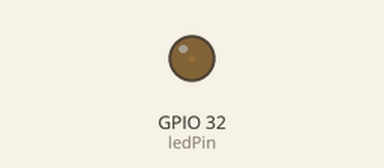
This sketch was run on a simulated ESP32. On the bench: output pins drawn as LEDs (lit = HIGH).

Above: at 0.05 s.
At 2.15 s:
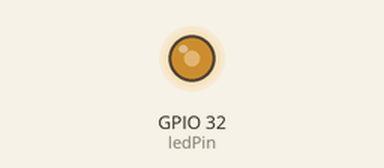
At 3.45 s:
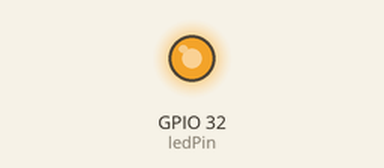
At 6.9 s:
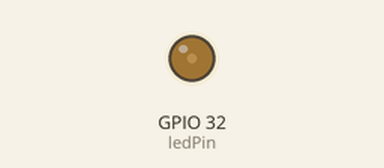
Timing chart, 0 to 10.0 s (numbered marks = the images above):
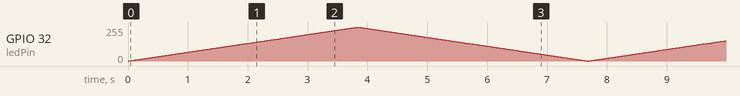

The sketch:

ESP32_LedPWM.ino
```cpp
// Uso de PWM para encender un led

const int ledPin = 32;

// Propiedades de PWM
const int freq = 5000;
const int CanalPWM = 0;
const int resolucion = 8;

void setup(){
  // configuro la funcionalidad del LED a controlar por PWM
  // Estableceremos un canal, el 0 (se puede establecer desde el 0 al 15)
  // Todos los pines IO pueden actuar como salida (menos del 34 al 39)
  // La resolucion sera de 8 bits (256 valores)
  ledcSetup(CanalPWM, freq, resolucion);

  // Defino en que pin estara el LED
  ledcAttachPin(ledPin, CanalPWM);
}

void loop(){
  // incremento el brillo del LED
  for(int dutyCycle = 0; dutyCycle <= 255; dutyCycle++){
    ledcWrite(CanalPWM, dutyCycle);
    delay(15);
  }

  // disminuyo el brillo del LED
  for(int dutyCycle = 255; dutyCycle >= 0; dutyCycle--){
    ledcWrite(CanalPWM, dutyCycle);
    delay(15);
  }
}
```
